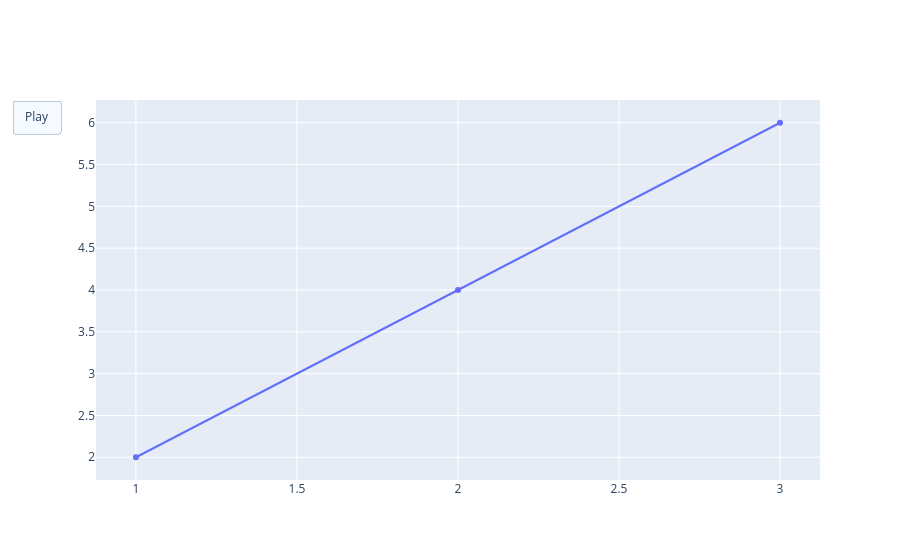

Here is the notebook cell this chart was saved with:
### Markdown cell above
# 📦 6. The Top-Level frames Attribute

### Code cell
import plotly.graph_objects as go

fig = go.Figure(
    data=[go.Scatter(x=[1,2,3], y=[2,4,6])],  # initial state
    layout=go.Layout(
        updatemenus=[{ # layout.updatemenus ->  controls animation
            "type": "buttons",
            "buttons": [
                {
                    "label": "Play",
                    "method": "animate",
                    "args": [None]
                }
            ]
        }]
    ),
    frames=[ #  -> creates animation
        go.Frame(data=[go.Scatter(x=[1,2,3], y=[3,6,9])]),
        go.Frame(data=[go.Scatter(x=[1,2,3], y=[4,8,12])])
    ]
)

fig.show()

### Figure 1 — Plotly figure (JSON) as saved in the notebook; plotly's stock layout.template omitted (floating-point values rounded to 4 significant figures)
{"data": [{"type": "scatter", "x": [1, 2, 3], "y": [2, 4, 6]}], "layout": {"updatemenus": [{"buttons": [{"args": [null], "label": "Play", "method": "animate"}], "type": "buttons"}]}}
